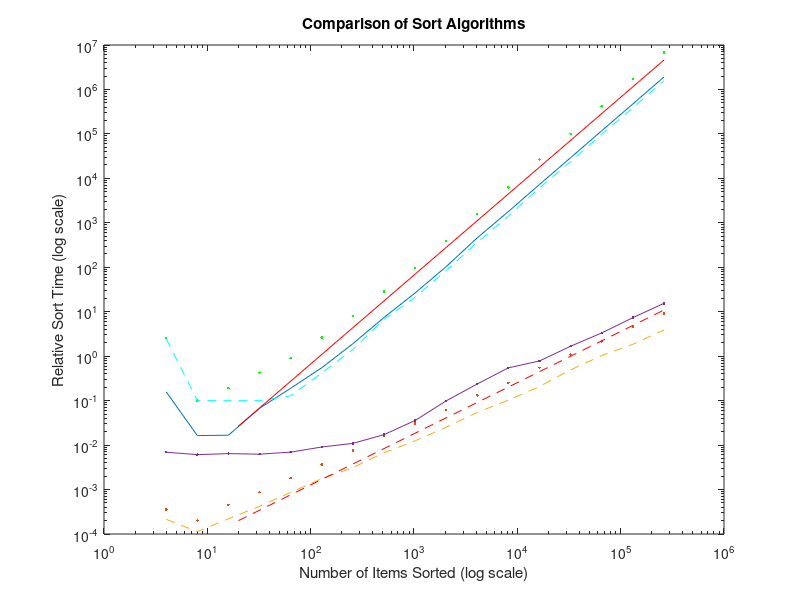

The MATLAB script that drew this image: (Note: this script raises an error after producing the figure.)
clear
clc
clf
load sortdata;
lowerLim = 1.e-4;
sl(sl < lowerLim) = lowerLim;
loglog(sz, sl*100);
hold on;
title('Comparison of Sort Algorithms');
xlabel('Number of Items Sorted (log scale)');
ylabel('Relative Sort Time (log scale)');
in(in < lowerLim) = lowerLim;
loglog(sz, in*1000, 'g.');
bub(bub < lowerLim) = lowerLim;
loglog(sz, bub*1000, '--c');
mg(mg < lowerLim) = lowerLim;
loglog(sz,mg,'.');
qk(qk < lowerLim) = lowerLim;
loglog(sz,qk,'--');
ml(ml < lowerLim) = lowerLim;
loglog(sz,ml,'.-');
n = [20 maxSize];
nsq = n .* n / 15000;
nlogn = n .* log(n) / 300000;
loglog(n, nsq, 'r');
loglog(n, nlogn, 'r--'); 
legend('Selection','Insertion','Bubble', 'Merge','Quick', ...
    'Matlab', 'N squared', 'N log N', 2);
